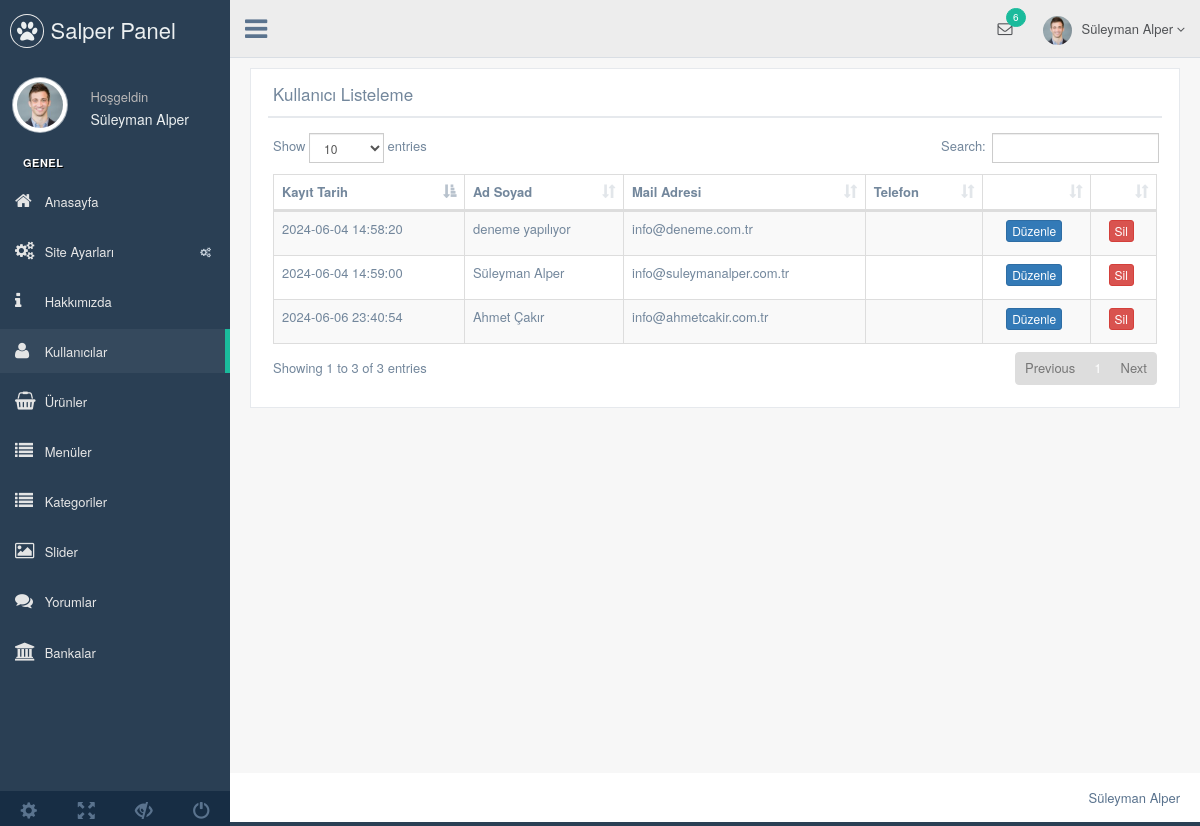
The page /eticaret/nedmin/production/kullanici.php (signed in) on the database its author committed.
### tables this page shows
CREATE TABLE `kullanici` (
  `kullanici_id` int(11) NOT NULL,
  `kullanici_zaman` datetime NOT NULL DEFAULT current_timestamp(),
  `kullanici_resim` varchar(250) NOT NULL,
  `kullanici_tc` varchar(50) NOT NULL,
  `kullanici_ad` varchar(50) NOT NULL,
  `kullanici_mail` varchar(100) NOT NULL,
  `kullanici_gsm` varchar(50) NOT NULL,
  `kullanici_password` varchar(50) NOT NULL,
  `kullanici_adsoyad` varchar(50) NOT NULL,
  `kullanici_adres` varchar(250) NOT NULL,
  `kullanici_il` varchar(100) NOT NULL,
  `kullanici_ilce` varchar(100) NOT NULL,
  `kullanici_unvan` varchar(100) NOT NULL,
  `kullanici_yetki` varchar(50) NOT NULL,
  `kullanici_durum` int(1) NOT NULL DEFAULT 1
);

### eticaret/nedmin/production/kullanici.php (the view, shortened to what this page needs)
<?php
include 'header.php';
$kullanicisor = $db->prepare("SELECT * FROM kullanici");
$kullanicisor->execute();
?>
<div class="right_col" role="main">
  <div class="">
    <div class="row">
      <div class="col-md-12 col-sm-12 col-xs-12">
        <div class="x_panel">
          <div class="x_title">
            <h2>Kullanıcı Listeleme </h2>
            <div class="clearfix"></div>
          </div>
          <div class="x_content">
            <table id="datatable-responsive" class="table table-striped table-bordered dt-responsive nowrap" cellspacing="0" width="100%">
              <thead>
                <tr>
                  <th>Kayıt Tarih</th>
                  <th>Ad Soyad</th>
                  <th>Mail Adresi</th>
                  <th>Telefon</th>
                  <th></th>
                  <th></th>
                </tr>
              </thead>
              <tbody>
                <?php
                while ($kullanicicek = $kullanicisor->fetch(PDO::FETCH_ASSOC)) { ?>
                  <tr>
                    <td><?php echo $kullanicicek['kullanici_zaman'] ?></td>
                    <td><?php echo $kullanicicek['kullanici_adsoyad'] ?></td>
                    <td><?php echo $kullanicicek['kullanici_mail'] ?></td>
                    <td><?php echo $kullanicicek['kullanici_gsm'] ?></td>
                    <td>
                      <center><a href="kullanici-duzenle.php?kullanici_id=<?php echo $kullanicicek['kullanici_id']; ?>"><button class="btn btn-primary btn-xs">Düzenle</button></a></center>
                    </td>
                    <td>
                      <center><a href="../netting/islem.php?kullanici_id=<?php echo $kullanicicek['kullanici_id']; ?>&kullanicisil=ok"><button class="btn btn-danger btn-xs">Sil</button></a></center>
                    </td>
                  </tr>
                <?php  }
                ?>
              </tbody>
            </table>
          </div>
        </div>
      </div>
    </div>
  </div>
</div>
<?php include 'footer.php'; ?>

### eticaret/nedmin/production/header.php (shortened to what this page needs)
<?php
include '../netting/baglan.php';
$kullanicisor=$db->prepare("SELECT * FROM kullanici where kullanici_mail=:mail");
$kullanicisor->execute(array(
  'mail' => $_SESSION['kullanici_mail']
  ));
$kullanicicek=$kullanicisor->fetch(PDO::FETCH_ASSOC);
?>
<!DOCTYPE html>
<html lang="en">
<head>
  <link href="../vendors/bootstrap/dist/css/bootstrap.min.css" rel="stylesheet">
  <link href="../vendors/font-awesome/css/font-awesome.min.css" rel="stylesheet">
  <link href="../vendors/nprogress/nprogress.css" rel="stylesheet">
  <link href="../vendors/iCheck/skins/flat/green.css" rel="stylesheet">
  <link href="../vendors/datatables.net-bs/css/dataTables.bootstrap.min.css" rel="stylesheet">
  <link href="../vendors/datatables.net-buttons-bs/css/buttons.bootstrap.min.css" rel="stylesheet">
  <link href="../vendors/datatables.net-fixedheader-bs/css/fixedHeader.bootstrap.min.css" rel="stylesheet">
  <link href="../vendors/datatables.net-responsive-bs/css/responsive.bootstrap.min.css" rel="stylesheet">
  <link href="../vendors/datatables.net-scroller-bs/css/scroller.bootstrap.min.css" rel="stylesheet">
  <link href="../vendors/dropzone/dist/min/dropzone.min.css" rel="stylesheet">
  <link href="../build/css/custom.min.css" rel="stylesheet">
</head>
<body class="nav-md">
  <div class="container body">
    <div class="main_container">
      <div class="col-md-3 left_col">
        <div class="left_col scroll-view">
          <div class="navbar nav_title" style="border: 0;">
            <a href="index.php" class="site_title"><i class="fa fa-paw"></i> <span>Salper Panel</span></a>
          </div>
          <div class="profile clearfix">
            <div class="profile_pic">
              <img src="images/img.jpg" alt="..." class="img-circle profile_img">
            </div>
            <div class="profile_info">
              <span>Hoşgeldin</span>
              <h2><?php echo $kullanicicek['kullanici_adsoyad'] ?></h2>
            </div>
          </div>
          <br />
          <div id="sidebar-menu" class="main_menu_side hidden-print main_menu">
            <div class="menu_section">
              <h3>Genel</h3>
              <ul class="nav side-menu">
                <li><a href="index.php"><i class="fa fa-home"></i> Anasayfa </a></li>
                <li><a><i class="fa fa-cogs"></i> Site Ayarları <span class="fa fa-cogs"></span></a>
             </li>
             <li><a href="hakkimizda.php"><i class="fa fa-info"></i> Hakkımızda </a></li>
             <li><a href="kullanici.php"><i class="fa fa-user"></i> Kullanıcılar </a></li>
             <li><a href="urun.php"><i class="fa fa-shopping-basket"></i> Ürünler </a></li>
             <li><a href="menu.php"><i class="fa fa-list"></i> Menüler </a></li>
             <li><a href="kategori.php"><i class="fa fa-list"></i> Kategoriler </a></li>
             <li><a href="slider.php"><i class="fa fa-image"></i> Slider </a></li>
             <li><a href="yorum.php"><i class="fa fa-comments"></i> Yorumlar </a></li>
             <li><a href="banka.php"><i class="fa fa-bank"></i> Bankalar </a></li>
           </ul>
         </div>
       </div>
       <div class="sidebar-footer hidden-small">
        <a data-toggle="tooltip" data-placement="top" title="Settings">
          <span class="glyphicon glyphicon-cog" aria-hidden="true"></span>
        </a>
        <a data-toggle="tooltip" data-placement="top" title="FullScreen">
          <span class="glyphicon glyphicon-fullscreen" aria-hidden="true"></span>
        </a>
        <a data-toggle="tooltip" data-placement="top" title="Lock">
          <span class="glyphicon glyphicon-eye-close" aria-hidden="true"></span>
        </a>
        <a data-toggle="tooltip" data-placement="top" title="Logout">
          <span class="glyphicon glyphicon-off" aria-hidden="true"></span>
        </a>
      </div>
    </div>
  </div>
  <div class="top_nav">
    <div class="nav_menu">
      <nav>
        <div class="nav toggle">
          <a id="menu_toggle"><i class="fa fa-bars"></i></a>
        </div>
        <ul class="nav navbar-nav navbar-right">
          <li class="">
            <a href="javascript:;" class="user-profile dropdown-toggle" data-toggle="dropdown" aria-expanded="false">
              <img src="images/img.jpg" alt=""><?php echo $kullanicicek['kullanici_adsoyad'] ?>
              <span class=" fa fa-angle-down"></span>
            </a>
          </li>
          <li role="presentation" class="dropdown">
            <a href="javascript:;" class="dropdown-toggle info-number" data-toggle="dropdown" aria-expanded="false">
              <i class="fa fa-envelope-o"></i>
              <span class="badge bg-green">6</span>
            </a>
          </li>
        </ul>
      </nav>
    </div>
  </div>

### rows shown on the page
kullanici: kullanici_adsoyad "Süleyman Alper", kullanici_zaman "2024-06-04 14:59:00", kullanici_mail "info@suleymanalper.com.tr"
kullanici: kullanici_zaman "2024-06-04 14:58:20", kullanici_adsoyad "deneme yapılıyor", kullanici_mail "info@deneme.com.tr"
kullanici: kullanici_zaman "2024-06-06 23:40:54", kullanici_adsoyad "Ahmet Çakır", kullanici_mail "info@ahmetcakir.com.tr"
